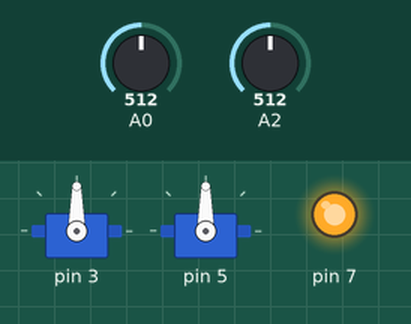
This sketch was run on a simulated Arduino Uno, built with avr-gcc and run on an emulated ATmega328P. On the bench: 2 × servo, output pins drawn as LEDs (lit = HIGH). Inputs (shaded band) come from the test bench; at power-on: A0 = 512, A2 = 512.

Above: at 1.2 s.
1.3 s: A0 set to 549
2.8 s: A0 set to 571
At 3.27 s:
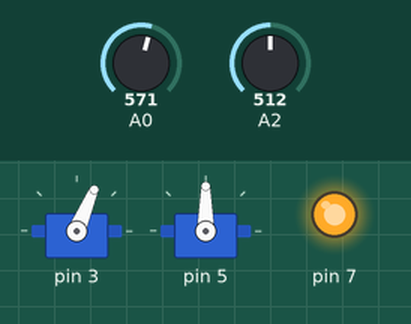
At 5.0 s:
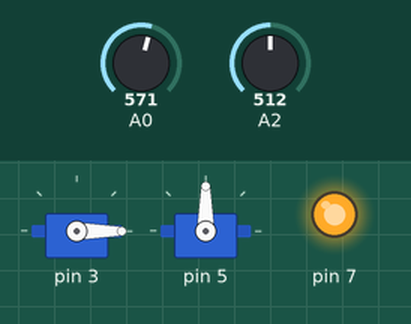
5.8 s: A2 set to 472
7.3 s: A2 set to 450
At 10.0 s:
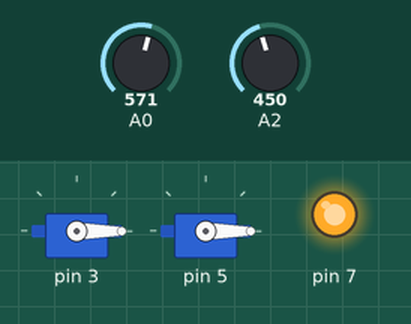
10.3 s: A0 set to 352
11.8 s: A0 set to 334
At 12.58 s:
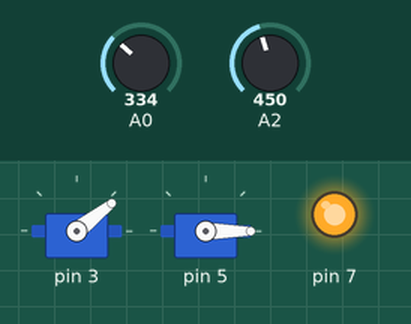
Timing chart, 0 to 15.8 s (numbered marks = the images above; inputs shaded):
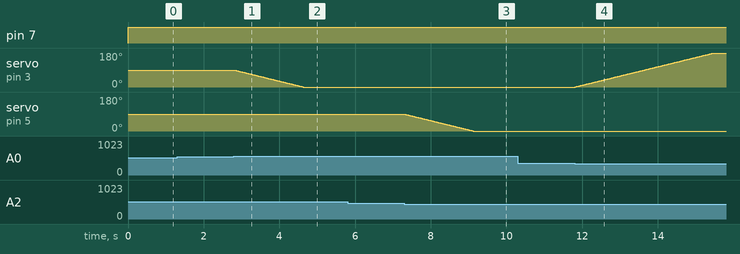

The sketch:

main.ino
```cpp
#include <Arduino.h>
#include <Servo.h>

struct GENERIC_DIGITAL
{
	bool on;
	uint8_t pin;

	void set(uint8_t inPin, bool inOn = false)
	{
		pin = inPin;
		pinMode(pin, OUTPUT);

		on = inOn;
	}

	void change()
	{
		digitalWrite(pin, on);
	}
};

struct SERVO
{
	Servo servo;
	int pos;
	int oldPos;

	void set(int inPin)
	{
		servo.attach(inPin);
		pos = 90;
		oldPos = -1;
		move();
	}

	void move()
	{
		if (pos != oldPos)
			servo.write(pos);
		oldPos = pos;
	}
};

struct JOYSTICK
{
	uint8_t xPin, yPin, clickPin;
	int lastX, x;
	int lastY, y;
	int16_t lastClick, click;

	void set(uint8_t inXPin, uint8_t inYPin, uint8_t inClickPin)
	{
		xPin = inXPin;
		yPin = inYPin;
		clickPin = inClickPin;

		click = false;
		lastClick = false;

		x = 0;
		lastX = 0;

		y = 0;
		lastY = 0;
	}

	void read()
	{
		lastX = x;
		x = analogRead(xPin) - 512;

		lastY = y;
		y = analogRead(yPin) - 512;

		lastClick = click;
		click = !digitalRead(clickPin);
	}
};

SERVO servo1;
SERVO servo2;
JOYSTICK joystick;
GENERIC_DIGITAL laser;

void setup()
{
	Serial.begin(9600);
	servo1.set(3);
	servo2.set(5);
	joystick.set(A0, A2, 0);
	laser.set(7);
}

void loop()
{
	// Serial.println("cab");
	joystick.read();

	if(abs(joystick.x) > 50)
	{
		float normalX = joystick.x / 512.0f;
		servo1.pos = servo1.pos - normalX * 3;
		servo1.pos = max(0, min(180, servo1.pos));
	}
	if(abs(joystick.y) > 50)
	{
		float normalY = joystick.y / 512.0f;
		servo2.pos = servo2.pos + normalY * 3;
		servo2.pos = max(0, min(180, servo2.pos));
	}
	if(joystick.click && joystick.click != joystick.lastClick)
	{
		laser.on = !laser.on;
		laser.change();
	}
	// Serial.println("Start");
	// Serial.println(laser.on);
	// Serial.println(servo1.pos);
	// Serial.println(servo2.pos);
	// Serial.println(joystick.x);
	// Serial.println(joystick.y);

	servo1.move();
	servo2.move();

	delay(20);
}
```

Measured:
- the behaviour switches between 562 and 563 on A0 (found by bisection; images 0 and 1)
- the behaviour switches between 462 and 461 on A2 (found by bisection; images 2 and 3)
- the behaviour switches between 342 and 341 on A0 (found by bisection; images 3 and 4)
- after the input at 1.3 s, every drawn part: stays the same
- after the input at 2.8 s, servo on pin 3: moves from 90° to 0° over 1.8 s, starting at once
- after the input at 5.8 s, every drawn part: stays the same
- after the input at 7.3 s, servo on pin 5: moves from 90° to 0° over 1.8 s, starting at once
- after the input at 10.3 s, every drawn part: stays the same
- after the input at 11.8 s, servo on pin 3: moves from 0° to 180° over 3.6 s, starting at once
